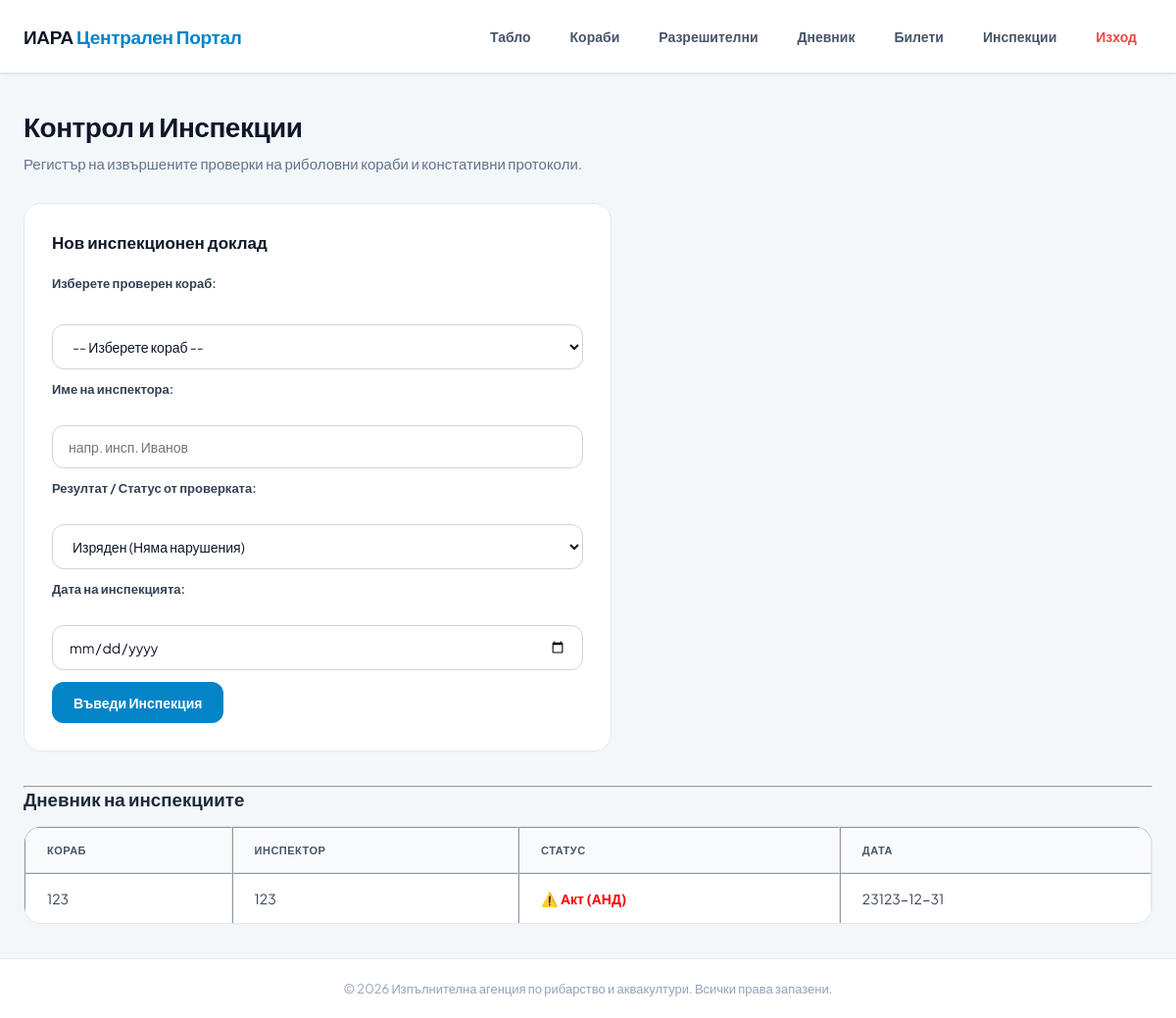
Before: /inspections (signed in) with the older database file.
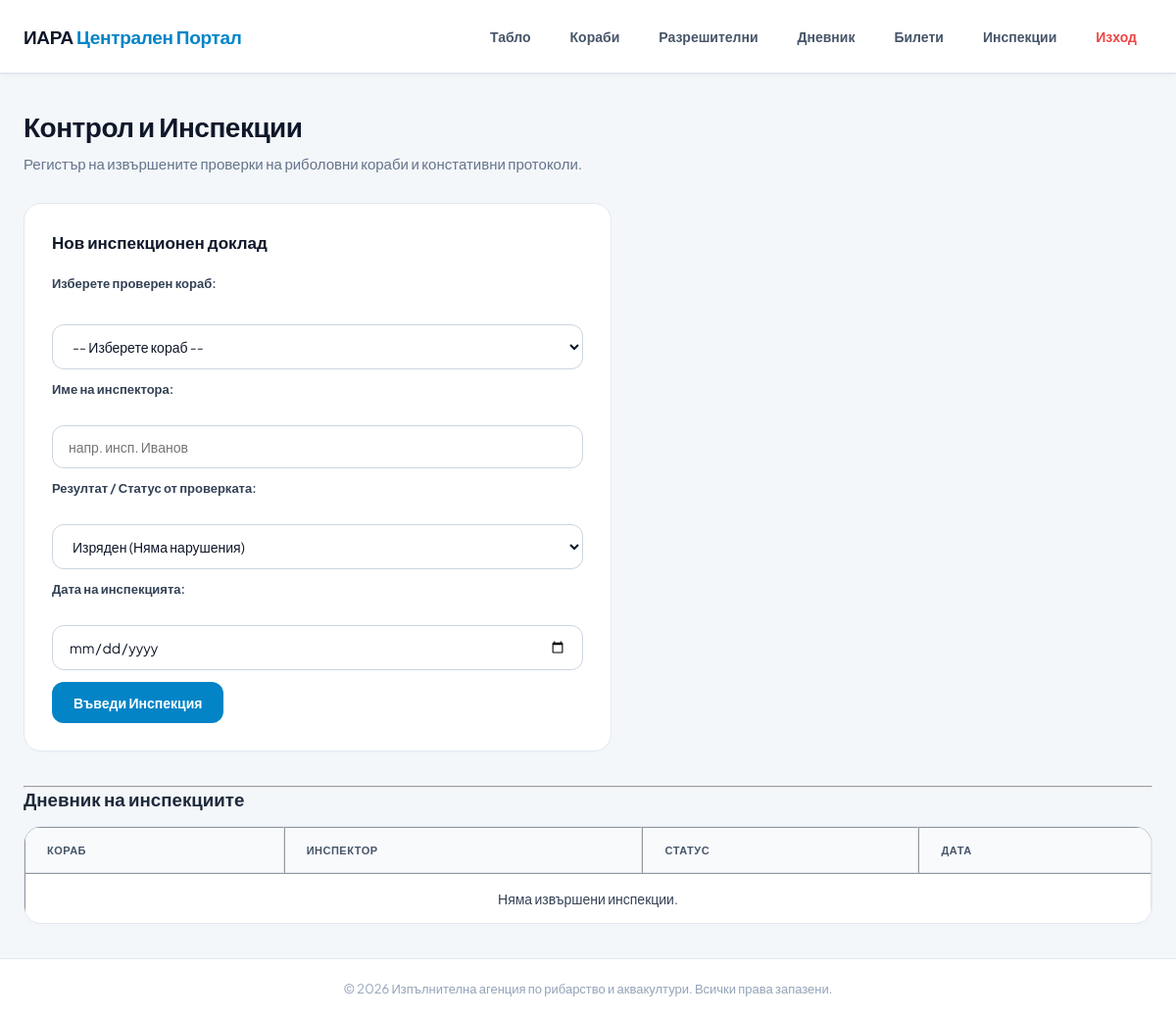
After: the same page with the newer database file.
### tables this page shows
CREATE TABLE inspections (
            id INTEGER PRIMARY KEY AUTOINCREMENT,
            ship_id INTEGER,
            inspector_name TEXT,
            status TEXT,
            inspection_date TEXT,
            FOREIGN KEY(ship_id) REFERENCES ships(id)
        );

CREATE TABLE ships (
            id INTEGER PRIMARY KEY AUTOINCREMENT,
            intl_number TEXT UNIQUE NOT NULL, -- CFR / IMO Номер
            call_sign TEXT,                  -- Отличителен знак
            markings TEXT NOT NULL,           -- Външна маркировка (напр. БР-123)
            owner_name TEXT NOT NULL,         -- Собственик
            captain_name TEXT NOT NULL,       -- Капитан
            length REAL,                      -- Дължина
            width REAL,                       -- Ширина
            power INTEGER                     -- Мощност (к.с.)
        );

### app.py (the view, shortened to what this page needs)
@app.route('/inspections', methods=['GET', 'POST'])
@login_required
def inspections():
    conn = sqlite3.connect(DATABASE_PATH)
    cursor = conn.cursor()
    cursor.execute('''
        CREATE TABLE IF NOT EXISTS inspections (
            id INTEGER PRIMARY KEY AUTOINCREMENT,
            ship_id INTEGER,
            inspector_name TEXT,
            status TEXT,
            inspection_date TEXT,
            FOREIGN KEY(ship_id) REFERENCES ships(id)
        )
    ''')
    conn.commit()
    cursor.execute('SELECT id, intl_number, markings FROM ships')
    all_ships = cursor.fetchall()
    cursor.execute('''
        SELECT inspections.id, inspections.inspector_name, inspections.status, inspections.inspection_date, ships.intl_number
        FROM inspections
        JOIN ships ON inspections.ship_id = ships.id
    ''')
    all_inspections = cursor.fetchall()
    conn.close()
    return render_template('inspections.html', ships=all_ships, inspections=all_inspections)

### app.py (called while the page is built)
def login_required(f):
    from functools import wraps
    @wraps(f)
    def decorated_function(*args, **kwargs):
        if 'logged_in' not in session:
            flash('Моля, влезте в системата, за да достъпите тази страница.', 'error')
            return redirect(url_for('login'))
        return f(*args, **kwargs)
    return decorated_function

### templates/inspections.html (shortened to what this page needs)
{% extends 'base.html' %}
{% block content %}
<h2>Контрол и Инспекции</h2>
<p>Регистър на извършените проверки на риболовни кораби и констативни протоколи.</p>
<form action="/inspections" method="POST" style="max-width: 600px; background: #f8f9fa; padding: 20px; border-radius: 5px; border: 1px solid #dee2e6; margin-bottom: 30px;">
    <h3>Нов инспекционен доклад</h3>
    <div style="margin-bottom: 12px;">
        <label>Изберете проверен кораб:</label><br>
        <select name="ship_id" required style="width: 100%; padding: 8px; margin-top: 5px;">
            <option value="">-- Изберете кораб --</option>
        </select>
    </div>
    <div style="margin-bottom: 12px;">
        <label>Име на инспектора:</label><br>
        <input type="text" name="inspector_name" required style="width: 100%; padding: 6px;" placeholder="напр. инсп. Иванов">
    </div>
    <div style="margin-bottom: 12px;">
        <label>Резултат / Статус от проверката:</label><br>
        <select name="status" required style="width: 100%; padding: 8px;">
            <option value="Изряден">Изряден (Няма нарушения)</option>
        </select>
    </div>
    <div style="margin-bottom: 12px;">
        <label>Дата на инспекцията:</label><br>
        <input type="date" name="inspection_date" required style="width: 100%; padding: 6px;">
    </div>
    <button type="submit" style="background: #dc3545; color: white; padding: 10px 15px; border: none; border-radius: 4px; cursor: pointer;">Въведи Инспекция</button>
</form>
<hr>
<h3>Дневник на инспекциите</h3>
<table border="1" cellpadding="8" style="width: 100%; border-collapse: collapse; background: white; margin-top: 15px; border-color: #dee2e6;">
    <thead style="background: #343a40; color: white;">
        <tr>
            <th>Кораб</th>
            <th>Инспектор</th>
            <th>Статус</th>
            <th>Дата</th>
        </tr>
    </thead>
    <tbody>
        {% for insp in inspections %}
        <tr>
            <td>{{ insp[4] }}</td>
            <td>{{ insp[1] }}</td>
            <td>
                {% if insp[2] == 'Изряден' %}
                    <span style="color: green; font-weight: bold;">✔️ {{ insp[2] }}</span>
                {% else %}
                    <span style="color: red; font-weight: bold;">⚠️ {{ insp[2] }}</span>
                {% endif %}
            </td>
            <td>{{ insp[3] }}</td>
        </tr>
        {% else %}
        <tr>
            <td colspan="4" style="text-align: center; color: #6c757d;">Няма извършени инспекции.</td>
        </tr>
        {% endfor %}
    </tbody>
</table>
{% endblock %}

Changed rows visible on the page:
removed inspections: intl_number "123", inspector_name "123", status "Акт (АНД)", inspection_date "23123-12-31"
Other visible differences:
text now shown: "Няма извършени инспекции."
